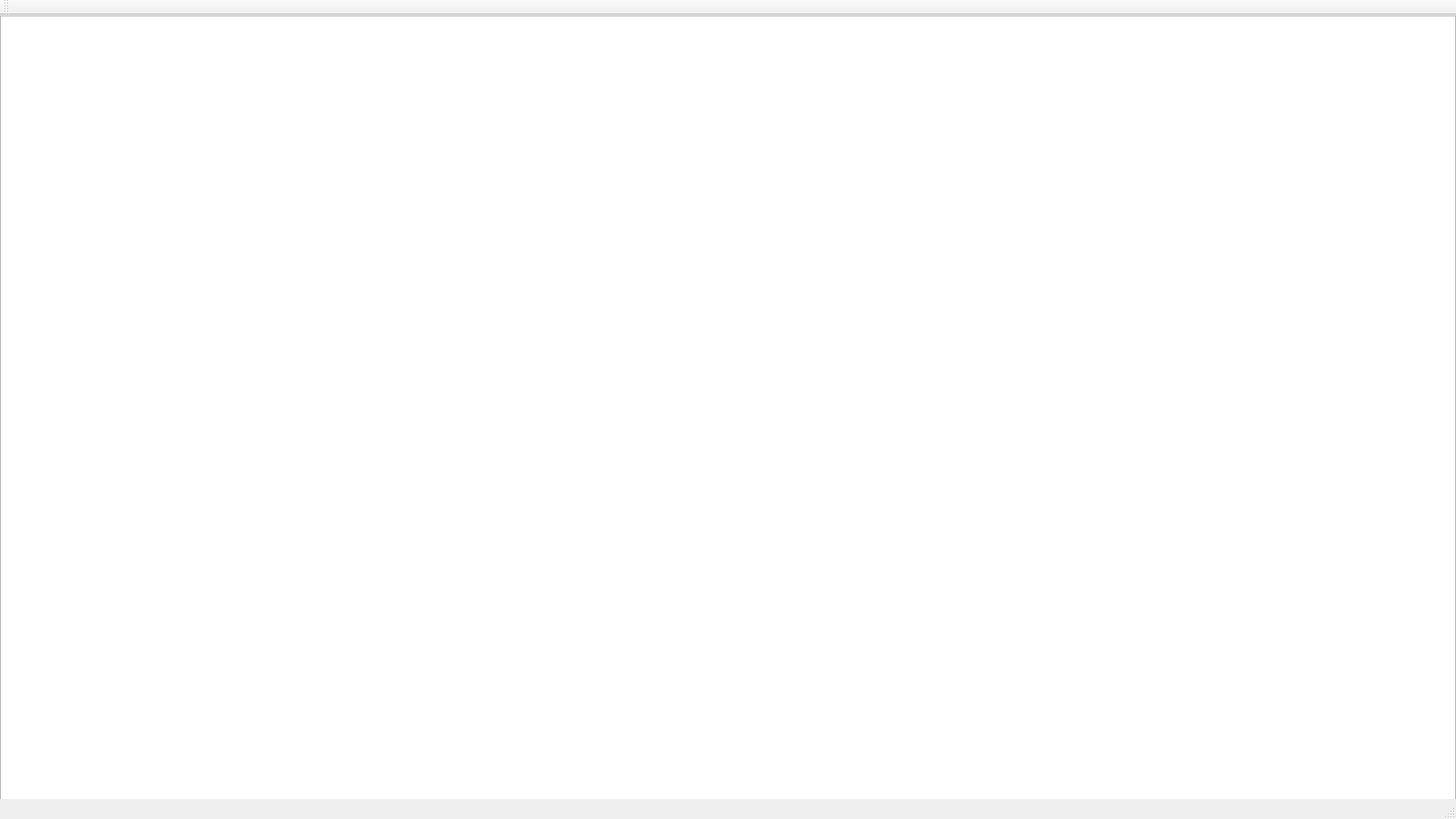
<?xml version="1.0" encoding="UTF-8"?>
<ui version="4.0">
 <class>MainWindow</class>
 <widget class="QMainWindow" name="MainWindow">
  <property name="geometry">
   <rect>
    <x>0</x>
    <y>0</y>
    <width>1600</width>
    <height>900</height>
   </rect>
  </property>
  <property name="maximumSize">
   <size>
    <width>1600</width>
    <height>900</height>
   </size>
  </property>
  <property name="windowTitle">
   <string>MainWindow</string>
  </property>
  <widget class="QWidget" name="centralWidget">
   <widget class="QGraphicsView" name="graphicsView">
    <property name="geometry">
     <rect>
      <x>0</x>
      <y>0</y>
      <width>1600</width>
      <height>900</height>
     </rect>
    </property>
    <property name="maximumSize">
     <size>
      <width>1600</width>
      <height>900</height>
     </size>
    </property>
    <property name="verticalScrollBarPolicy">
     <enum>Qt::ScrollBarAlwaysOff</enum>
    </property>
    <property name="horizontalScrollBarPolicy">
     <enum>Qt::ScrollBarAlwaysOff</enum>
    </property>
   </widget>
  </widget>
  <widget class="QMenuBar" name="menuBar">
   <property name="geometry">
    <rect>
     <x>0</x>
     <y>0</y>
     <width>1600</width>
     <height>25</height>
    </rect>
   </property>
  </widget>
  <widget class="QToolBar" name="mainToolBar">
   <attribute name="toolBarArea">
    <enum>TopToolBarArea</enum>
   </attribute>
   <attribute name="toolBarBreak">
    <bool>false</bool>
   </attribute>
  </widget>
  <widget class="QStatusBar" name="statusBar"/>
 </widget>
 <layoutdefault spacing="6" margin="11"/>
 <resources/>
 <connections/>
</ui>
